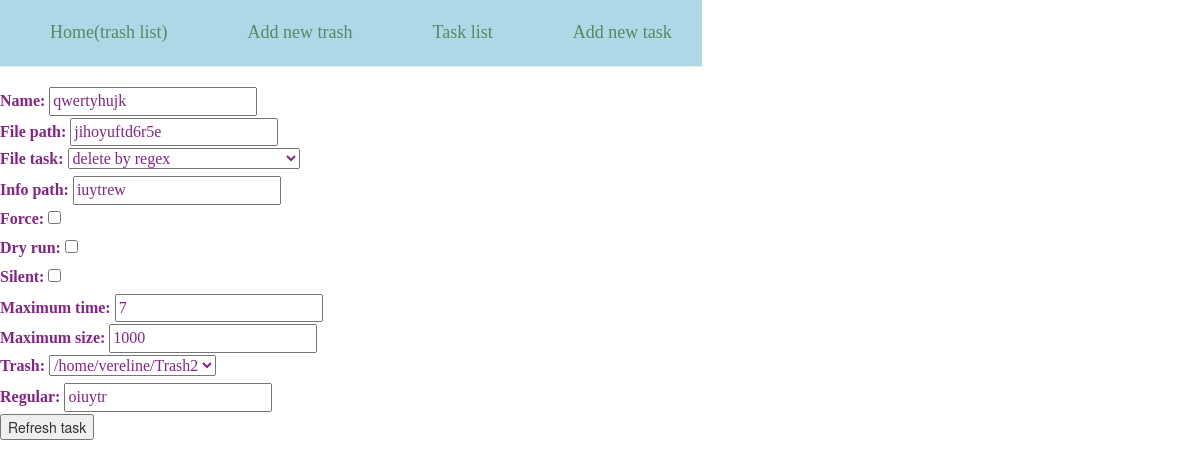
Screenshot of /refresh_task/2 with the database file from the repository.
### trashes/models.py (models this page shows, shortened)
class TaskToDo(models.Model):
    name = models.CharField(max_length=256, default=' ')
    file_path = models.CharField(max_length=256, default=' ')
    trash = models.ForeignKey(Trash, default=None)
    force = models.BooleanField(default=False)
    dry_run = models.BooleanField(default=False)
    silent = models.BooleanField(default=False)
    tasks = (
        ('delete by regex', 'delete by regex'),
        ('delete by filename', 'delete by filename'),
        ('recover all trash', 'recover all trash'),
        ('clear all trash', 'clear all trash'),
        ('remove files from trash', 'remove files from trash'),
        ('recover files from trash', 'recover files from trash'),
        ('remove files from trash by regex', 'remove files from trash by regex'),
        ('recover files from trash by regex', 'recover files from trash by regex')
    )
    file_task = models.CharField(max_length=256, choices=tasks, default=None)
    regular = models.CharField(max_length=256, default=' ')
    info_path = models.CharField(max_length=256, default=' ')
    maximum_size = models.IntegerField(default=1000)
    maximum_time = models.IntegerField(default=7)
    NOTDONE = 'Not done'
    INPROCESS = 'In process'
    WAITING = 'Waiting'
    DONE = 'Done'
    task_process_choices = (
        (NOTDONE, 'Not done'),
        (INPROCESS, 'In process'),
        (WAITING, 'Waiting'),
        (DONE, 'Done'),  # ???????? how to manage status???????
    )
    task_process = models.CharField(
        max_length=256,
        choices=task_process_choices,
        default=NOTDONE,
    )
    class Meta:
        db_table = 'task'

### trashes/views.py (the view)
# urls.py: url(r'^refresh_task/(?P<pk>\d+)$', views.RefreshTask.as_view(), name='refresh_task'),
class RefreshTask(UpdateView):
    success_url = reverse_lazy('task_list')
    template_name = "refresh_task.html"
    model = TaskToDo
    fields = ('name', 'file_path', 'file_task', 'info_path', 'force', 'dry_run', 'silent',
              'maximum_time', 'maximum_size', 'trash', 'regular', )

### trashes/models.py (called while the page is built)
    def __str__(self):              # __unicode__ on Python 2
        return os.path.abspath(self.path)

### templates/refresh_task.html (shortened to what this page needs)
{% extends 'base.html' %}
{% block content %}
<table >
        <tbody>
            <tr>
                <td ><div class="page-header"><a href={% url 'main' %}>Home(trash list)</a></div></td>
            <td ><div class="page-header"><a href={% url 'add_trash' %}>Add new trash</a></div></td>
            <td ><div class="page-header"><a href={% url 'task_list'%}>Task list</a></div></td>
            <td ><div class="page-header"><a href={% url 'add_task'%}>Add new task</a></div></td>
            </tr>
        </tbody>
    </table>
<form method="Post" action="">
                {{ form.as_p }}
                <input type="submit" value="Refresh task">
</form>
{% endblock %}

### static/style.css (style rules this page uses)
.page-header { background-color: lightblue; margin-top: 0; padding: 20px 20px 20px 40px; font-family: 'cursive'; font-weight: 100; font-size: large; }
td a { margin-top: 0; padding: 10px 10px 10px 10px; color: #578965; font-family: 'cursive'; }
p { margin-top: 0; margin-bottom: 0; font-size: medium; color: #822585; font-family: 'cursive'; }

### rows the page displays
TaskToDo: name "qwertyhujk", file_path "jihoyuftd6r5e", file_task "delete by regex", info_path "iuytrew", maximum_time "7", maximum_size "1000", trash "/home/vereline/Trash2", regular "oiuytr"
